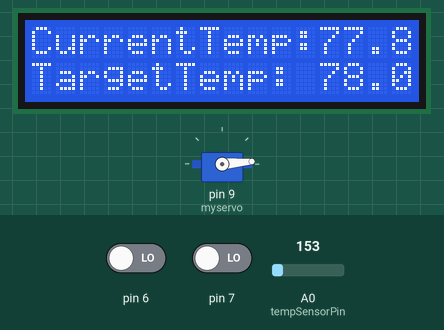
Bench run of a sketch on a simulated Arduino Uno, built with avr-gcc and run on an emulated ATmega328P. Shown: 16×2 character LCD, servo. The test bench sets the inputs (shaded band); at power-on: A0 (tempSensorPin) = 153, pin 6 LOW, pin 7 LOW. What the sketch prints to the serial monitor is not drawn.

Above: at 3.6 s.
3.7 s: A0 (tempSensorPin) set to 165
At 4.8 s:
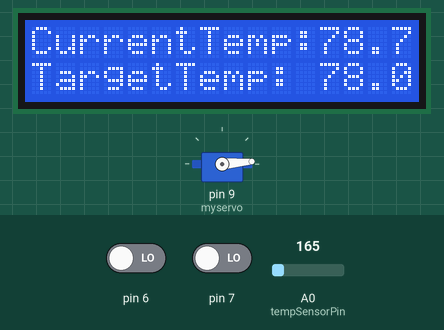
6.5 s: pin 6 driven HIGH
At 9.9 s:
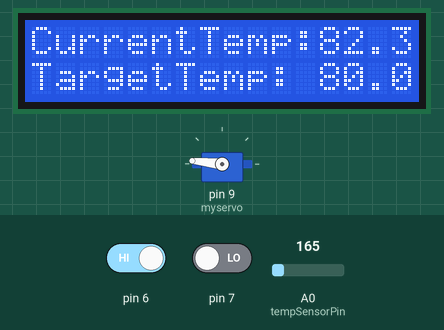
10.9 s: pin 7 driven HIGH
At 11.9 s:
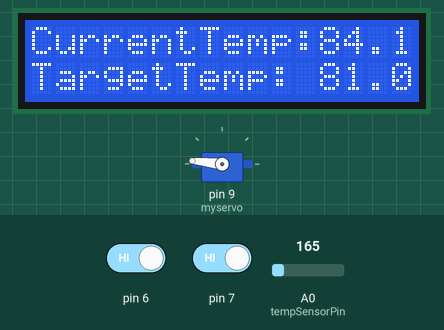
13.6 s: A0 (tempSensorPin) set to 175
At 15.5 s:
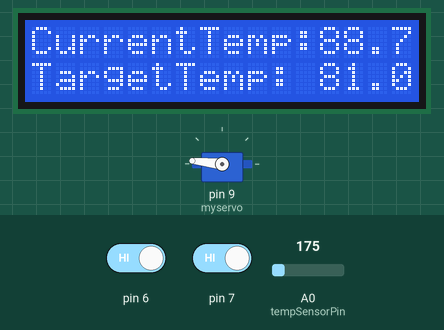
16.6 s: pin 6 driven LOW
At 18.9 s:
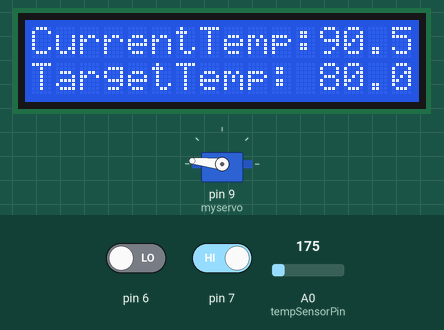
20.6 s: pin 7 driven LOW
At 22.6 s:
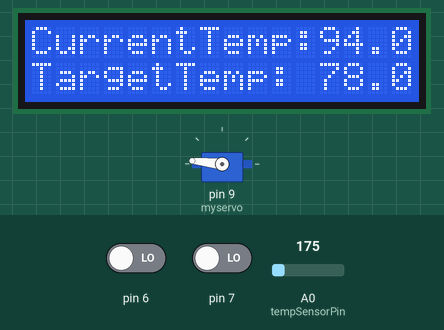
Timing chart, 0 to 24.1 s (numbered marks = the images above; inputs shaded):
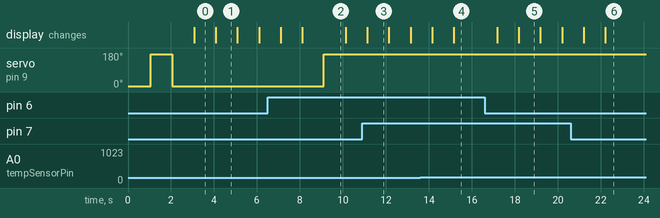

The sketch:

Final_Project.ino
```cpp
//Final Project
//Include the Servo Libary
#include <Servo.h>
//Include the LCD scrren Libary
#include <LiquidCrystal.h>

//Setup the Pins for the LCD Screen
const int rs = 12, en = 11, d4 = 5, d5 = 4, d6 = 3, d7 = 2;
LiquidCrystal lcd(rs, en, d4, d5, d6, d7);

//Setup the Pin that reads data from the thermometer
const int tempSensorPin = A0;

//Place to store the target temp
int targetTemp = 78;

//Array for averageing the Temp
float arrayCurTemp[10] = {targetTemp, targetTemp, targetTemp, targetTemp, targetTemp, targetTemp, targetTemp, targetTemp, targetTemp, targetTemp};
//Array coutner
int arrayCounter = 0;

//Place to store the current temp
float curTemp = 0;


int upTemp = 0;
int downTemp = 0;

int sampleCounter = 0;

Servo myservo;

void setup() {
  //Set up the Serial Monitor to print to
  Serial.begin(9600);
  //Set up the LCD's number of coloms and rows
  lcd.begin(16, 2);
  //Set up the Temp UP button
  pinMode(6, INPUT);
  //Set up the Temp Down Button
  pinMode(7, INPUT);
  //Test the Servo motor on startup
  myservo.attach(9);
  myservo.write(5);
  delay(1000);
  myservo.write(174);
  delay(1000);
  //Detach after test
  myservo.detach();
}

void loop(){
  //Setup the temperture sensor pin to read an analog signal
  int tempSensorVal = analogRead(tempSensorPin);

  //Read the output form the temperture sensor pin and convert it to voltage
  float voltage = (tempSensorVal / 1024.0) * 5.0;

  //Convert the voltage to a temperature Celsius
  float curTemperatureC = (voltage - .5) * 100;

  //Convert the temperture Celsius to Fahrenheit
  float curTemperatureF = ((curTemperatureC * 9) / 5) + 32;

  //Process the current Temperture averageing array
  arrayCurTemp[arrayCounter] = curTemperatureF;
  arrayCounter = arrayCounter + 1;
  if(arrayCounter >= 10){
    arrayCounter = 0;
  }
  float x = 0;
  for(int i = 0; i < 10; i++){
    x = x + arrayCurTemp[i];
  }
  curTemp = x/10;
  //Print the Current Temperature
  Serial.print("CurAvgTemp: ");
  Serial.print(curTemp);

  //Process the buttons
  upTemp = digitalRead(6);
  downTemp = digitalRead(7);
  if(upTemp == HIGH){
    targetTemp = targetTemp + 1;
  }
  if(downTemp == HIGH){
    targetTemp = targetTemp - 1;
    //Min Target temp is absolute zero
    if(targetTemp < -460){
      targetTemp = -460;
    }
  }

  //Print the Target Temperature
  Serial.print(", targetTemperature: ");
  Serial.print(targetTemp);
  Serial.print('\n');

  //Once every 5 seconds run this
  if(sampleCounter == 0){
    //Attack the morot
    myservo.attach(9);
    if(curTemp < targetTemp){
      //Set the motor to 5
      myservo.write(5);
      delay(1000);
      //detach the motor
      myservo.detach();
    } else if (curTemp > targetTemp) {
      //Set the motor to 174
      myservo.write(174);
      delay(1000);
      //detach the motor
      myservo.detach();
    } else {
      if(myservo.read() == 174){
        //Set the motor to 95
        myservo.write(95);
        delay(1000);
        //detach the motor
        myservo.detach();
      } else if(myservo.read() == 5){
        //Set the motor to 85
        myservo.write(85);
        delay(1000);
        //Detach the motor
        myservo.detach();
      }
    }
    sampleCounter = sampleCounter + 1;
  } else {
    sampleCounter = sampleCounter + 1;
    if(sampleCounter > 5){
      sampleCounter = 0;
    }
  }

  //Clear the Screen
  lcd.clear();
  //Print the current temp to the LCD screen
  lcd.print("CurrentTemp:");
  lcd.print(curTemp);
  //Move the cursor to the second row
  lcd.setCursor(0,1);
  //Print the target temp to the LCD screen
  lcd.print("TargetTemp: ");
  lcd.print(targetTemp);
  //Padding to make the output look good
  lcd.print(".0");

  //Only Process once every second
  delay(1000);
}
```

Measured:
- after the input at 13.6 s, the display: first changes after 0.55 s (image 4 shows a later state)
- what the display in image 1 shows lasts 1.0 s, from 4.1 s to 5.1 s
- what the display in image 2 shows lasts 2.0 s, from 8.1 s to 10.1 s
